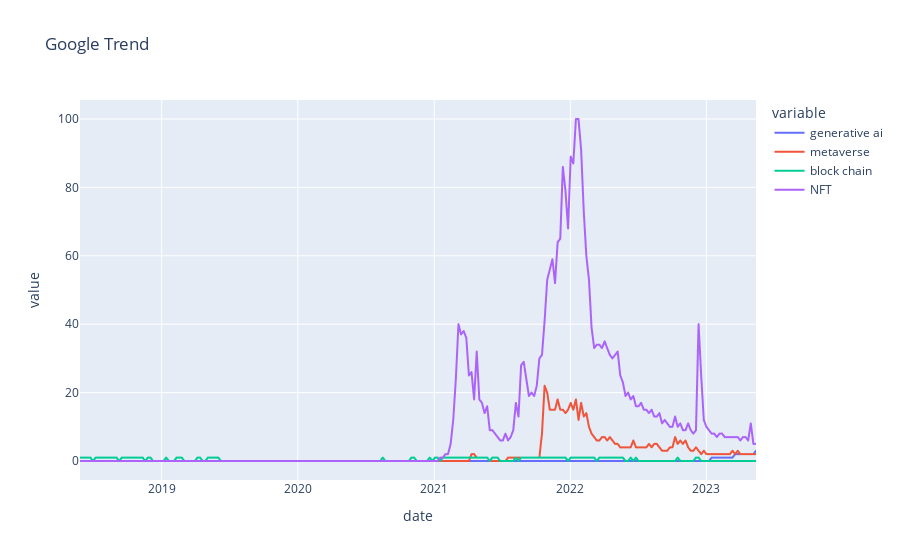

This figure's notebook cell:
### Code cell
import pytrends as pt
from pytrends.request import TrendReq
import plotly.express as px

pytrends = TrendReq(hl = 'en-US', tz = 360)

keyword_list = ['generative ai','metaverse','block chain','NFT'] #한번에 5개 키워드 제한

try:
    pytrends.build_payload(keyword_list, cat=0, timeframe='today 2-y', geo='US', gprop='')
    data = pytrends.interest_over_time()
    data = data.reset_index()
    print(data.head())

except:
    for e in keyword_list:
        print(e, "couldn't be done")

figure = px.line(data, x = "date", y = keyword_list, title = "Google Trend")
figure.show()

### Figure 1 — Plotly figure (JSON) as saved in the notebook; plotly's stock layout.template omitted (floating-point values rounded to 4 significant figures; data arrays with more than 128 entries replaced by an {"elided": "..."} marker saying what was removed)
{"data": [{"hovertemplate": "variable=generative ai<br>date=%{x}<br>value=%{y}<extra></extra>", "legendgroup": "generative ai", "line": {"color": "#636efa", "dash": "solid"}, "marker": {"symbol": "circle"}, "mode": "lines", "name": "generative ai", "showlegend": true, "x": {"elided": "260 str values"}, "xaxis": "x", "y": {"elided": "260 int values"}, "yaxis": "y", "type": "scattergl"}, {"hovertemplate": "variable=metaverse<br>date=%{x}<br>value=%{y}<extra></extra>", "legendgroup": "metaverse", "line": {"color": "#EF553B", "dash": "solid"}, "marker": {"symbol": "circle"}, "mode": "lines", "name": "metaverse", "showlegend": true, "x": {"elided": "260 str values"}, "xaxis": "x", "y": {"elided": "260 int values"}, "yaxis": "y", "type": "scattergl"}, {"hovertemplate": "variable=block chain<br>date=%{x}<br>value=%{y}<extra></extra>", "legendgroup": "block chain", "line": {"color": "#00cc96", "dash": "solid"}, "marker": {"symbol": "circle"}, "mode": "lines", "name": "block chain", "showlegend": true, "x": {"elided": "260 str values"}, "xaxis": "x", "y": {"elided": "260 int values"}, "yaxis": "y", "type": "scattergl"}, {"hovertemplate": "variable=NFT<br>date=%{x}<br>value=%{y}<extra></extra>", "legendgroup": "NFT", "line": {"color": "#ab63fa", "dash": "solid"}, "marker": {"symbol": "circle"}, "mode": "lines", "name": "NFT", "showlegend": true, "x": {"elided": "260 str values"}, "xaxis": "x", "y": {"elided": "260 int values"}, "yaxis": "y", "type": "scattergl"}], "layout": {"xaxis": {"anchor": "y", "domain": [0.0, 1.0], "title": {"text": "date"}}, "yaxis": {"anchor": "x", "domain": [0.0, 1.0], "title": {"text": "value"}}, "legend": {"title": {"text": "variable"}, "tracegroupgap": 0}, "title": {"text": "Google Trend"}}}
